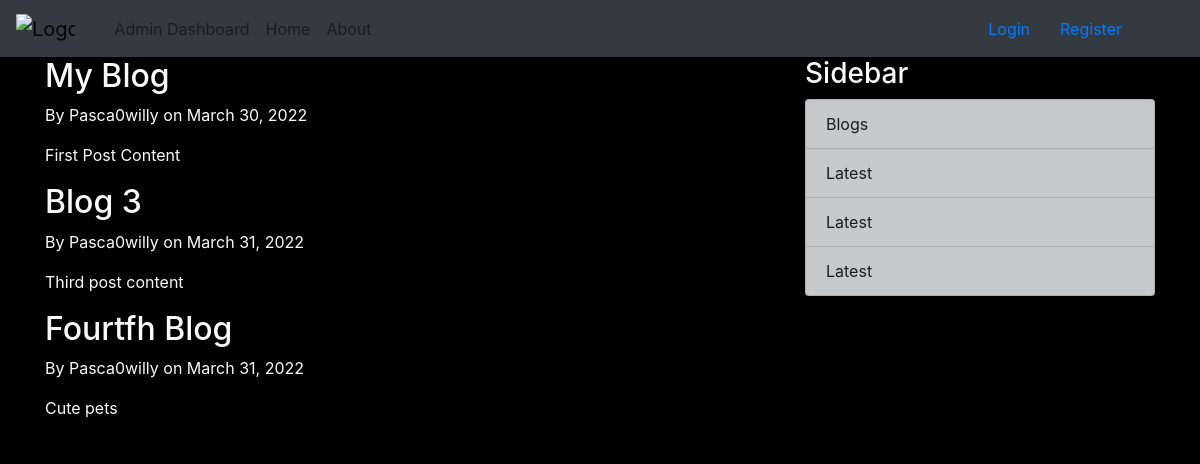
The page / on the database its author committed.
### blog/models.py (models this page shows, shortened)
class Post(models.Model):
    title = models.CharField(max_length=100)
    content = models.TextField()
    date_posted = models.DateTimeField(default=timezone.now)
    author = models.ForeignKey(User, on_delete=models.CASCADE)

### blog/views.py (the view)
# urls.py: path('', views.home, name='blog-home'),
def home(request):
    context = {
        'posts':Post.objects.all()
    }
    return render(request, 'blog/home.html', context)

### blog/templates/blog/home.html
    {% extends "blog/base.html" %}
    {% block content %}
    {% for post in posts %}
            <h2> {{ post.title }} </h2>
            <p> By {{ post.author }} on {{ post.date_posted| date:"F d, Y" }} </p>
            <p> {{ post.content }} </p>
    {% endfor %}
    {% endblock content %}

### blog/static/blog/main.css (style rules this page uses)
body { background-color: black; color: #fafafa; }

### rows shown on the page
Post: title "My Blog", author "Pasca0willy", date_posted "March 30, 2022", content "First Post Content"
Post: title "Blog 3", author "Pasca0willy", date_posted "March 31, 2022", content "Third post content"
Post: title "Fourtfh Blog", author "Pasca0willy", date_posted "March 31, 2022", content "Cute pets"
